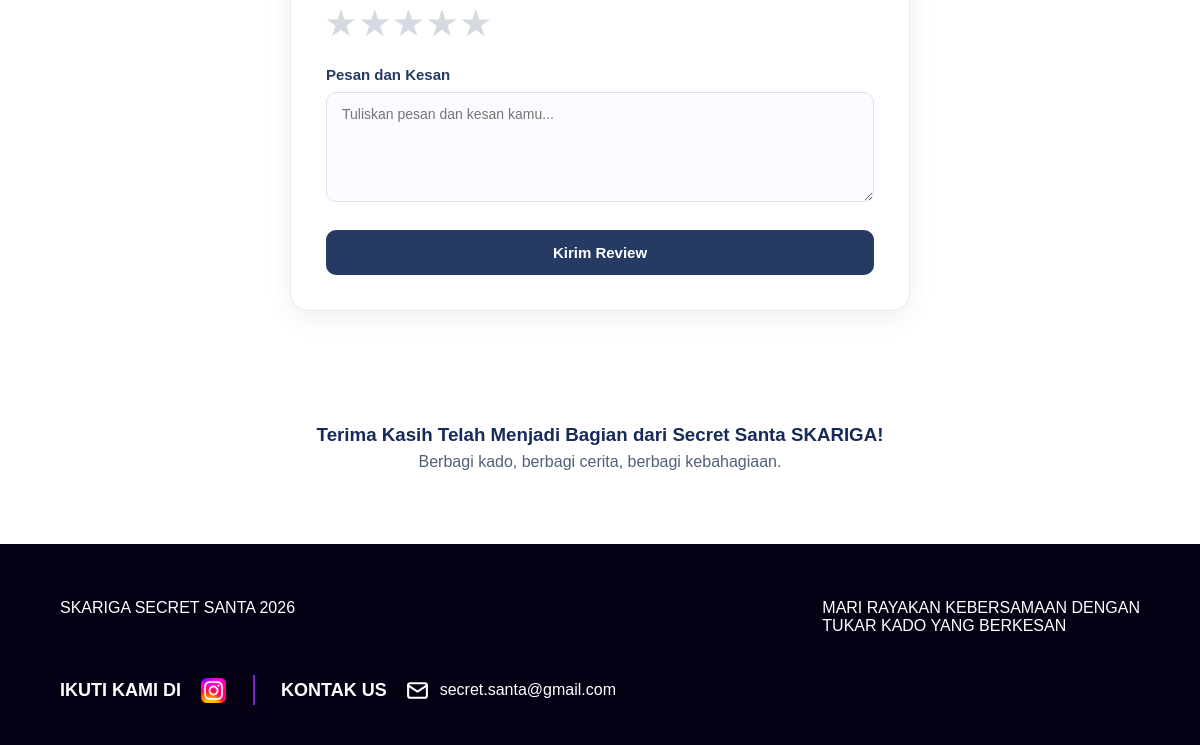
Before: / (lower part) with the older database file.
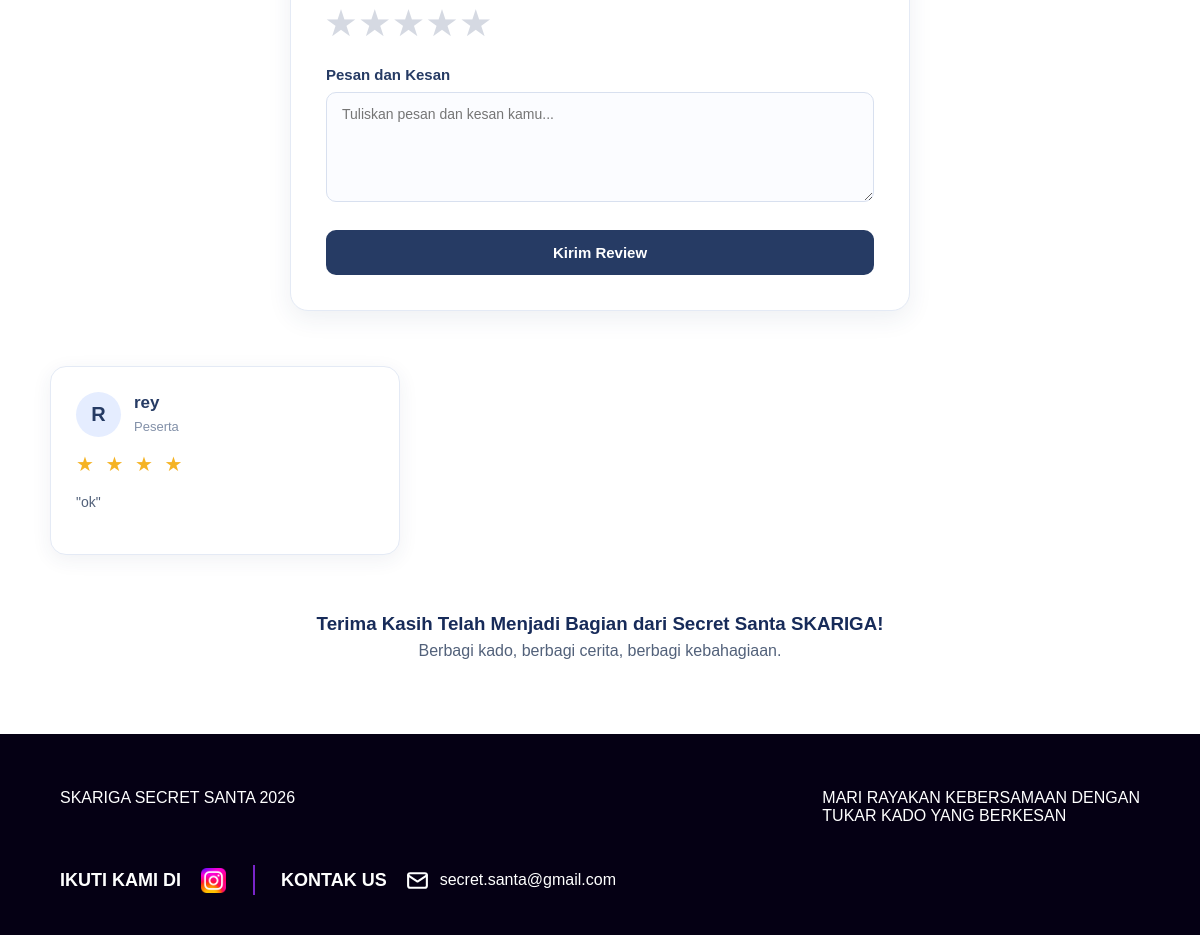
After: the same page with the newer database file.
### tables this page shows
CREATE TABLE `reviews` (
  `id` int(11) NOT NULL,
  `nama` varchar(100) NOT NULL,
  `rating` tinyint(4) NOT NULL,
  `pesan` text NOT NULL,
  `created_at` timestamp NOT NULL DEFAULT current_timestamp()
);

### config/config.php (called while the page is built, shortened)
<?php
$base_url = 'http://localhost:8080/Project-TA-rey-nesya-rendra/';
function base_url($path = '')
{
    global $base_url;
    return $base_url . ltrim($path, '/');
}
?>

### index.php (the view, shortened to what this page needs)
<?php
require_once __DIR__ . '/config/config.php';
$reviews = [];
$query_review = $conn->query("SELECT * FROM reviews ORDER BY id DESC");
if ($query_review) {
    while ($row = $query_review->fetch_assoc()) {
        $reviews[] = $row;
    }
} else {
    $review_message = 'Review belum bisa ditampilkan: ' . $conn->error;
}
include __DIR__ . '/includes/header.php';
?>
<section class="review-section" id="pesan-kesan">
    <div class="review-form-container">
        <form method="POST" action="<?= base_url('index.php#pesan-kesan') ?>">
            <div class="review-rating">
                <div class="rating-input">
                    <label for="star5">★</label>
                    <label for="star4">★</label>
                    <label for="star3">★</label>
                    <label for="star2">★</label>
                    <label for="star1">★</label>
                </div>
            </div>
            <div class="review-message-input">
                <label>Pesan dan Kesan</label>
                <textarea
                    name="pesan"
                    rows="4"
                    placeholder="Tuliskan pesan dan kesan kamu..."
                    maxlength="1000"
                    required
                ></textarea>
            </div>
            <button type="submit">
                Kirim Review
            </button>
        </form>
    </div>
    <div class="review-container">
        <?php foreach ($reviews as $review): ?>
            <div class="review-card">
                <div class="review-top">
                    <div class="review-avatar">
                        <?= htmlspecialchars(strtoupper(substr($review['nama'], 0, 1))) ?>
                    </div>
                    <div class="review-user">
                        <h3>
                            <?= htmlspecialchars($review['nama']) ?>
                        </h3>
                        <span class="review-status">Peserta</span>
                    </div>
                </div>
                <div class="review-stars">
                    <?php for ($i = 0; $i < (int) $review['rating']; $i++): ?>
                        <span>★</span>
                    <?php endfor; ?>
                </div>
                <p class="review-message">
                    "<?= htmlspecialchars($review['pesan']) ?>"
                </p>
            </div>
        <?php endforeach; ?>
    </div>
    <div class="review-footer">
        <h3>
            Terima Kasih Telah Menjadi Bagian dari
            Secret Santa SKARIGA!
        </h3>
        <p>
            Berbagi kado, berbagi cerita, berbagi kebahagiaan.
        </p>
    </div>
</section>
<footer class="footer">
    <div class="footer-container">
        <div class="footer-left">
            SKARIGA SECRET SANTA 2026
        </div>
        <div class="footer-center">
            MARI RAYAKAN KEBERSAMAAN DENGAN<br>
            TUKAR KADO YANG BERKESAN
        </div>
        <div class="footer-right">
            <span class="footer-follow-title">IKUTI KAMI DI</span>
            <a href="#"
               class="footer-social-icon"
               aria-label="Instagram Secret Santa">
                <img
                    src="<?= base_url('assets/img/instagram.webp') ?>"
                    alt="Instagram"
                >
            </a>
            <div class="footer-divider"></div>
            <span class="footer-contact-title">KONTAK US</span>
            <a href="mailto:secret.santa@gmail.com"
               class="footer-contact-link">
                <svg xmlns="http://www.w3.org/2000/svg"
                     width="25"
                     height="25"
                     viewBox="0 0 24 24"
                     fill="none"
                     stroke="currentColor"
                     stroke-width="2"
                     stroke-linecap="round"
                     stroke-linejoin="round">
                    <rect x="3" y="5" width="18" height="14" rx="2"/>
                    <path d="m3 7 9 6 9-6"/>
                </svg>
                <span>secret.santa@gmail.com</span>
            </a>
        </div>
    </div>
</footer>

Changed rows visible on the page:
added reviews: nama "R", nama "rey", rating 4 (drawn), pesan "ok"
